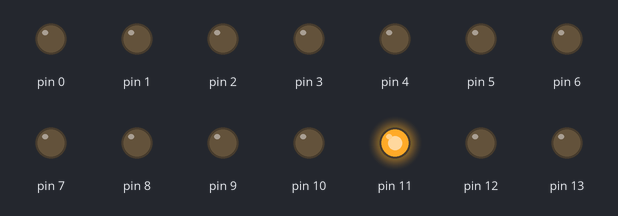
A sketch run on a simulated Arduino Uno, built with avr-gcc and run on an emulated ATmega328P. On the bench: output pins drawn as LEDs (lit = HIGH).

Above: at 0.2 s.
At 1.2 s:
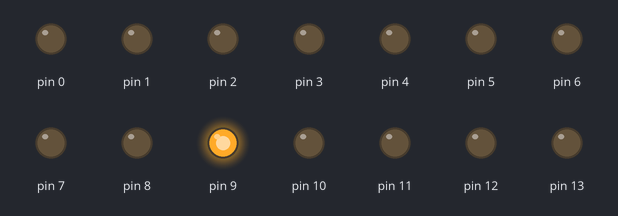
At 1.7 s:
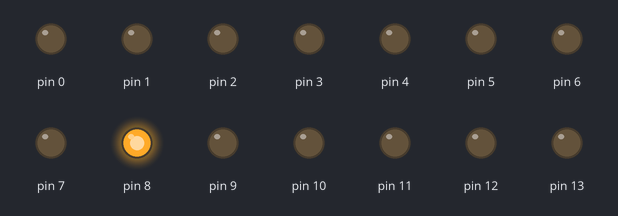
At 2.2 s:
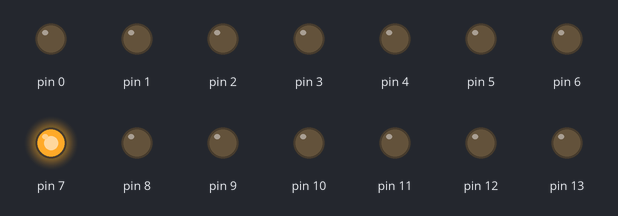
At 3.2 s:
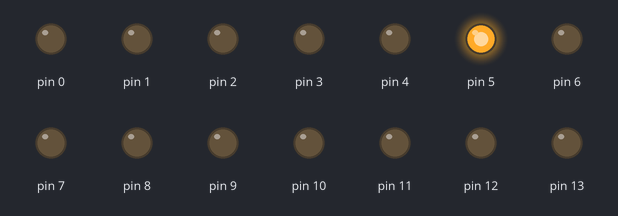
At 4.7 s:
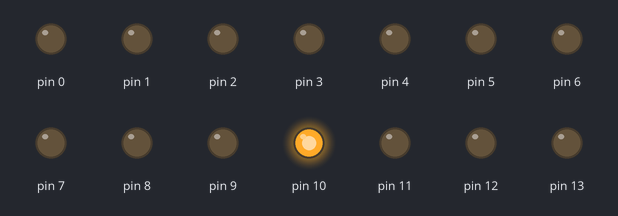
Timing chart, 0 to 5.2 s (numbered marks = the images above):
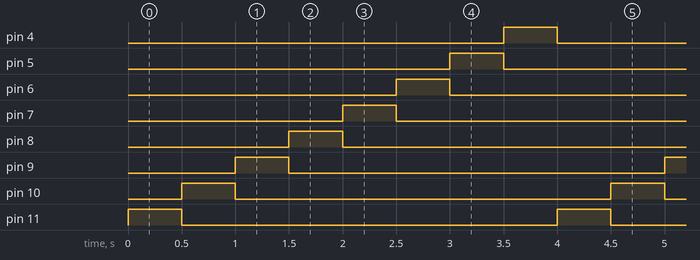

Measured:
- by itself, pin 4–11: alternates HIGH for 0.50 s and LOW for 3.5 s
- by itself, everything shown: repeats every 4.0 s, in 9 steps

The sketch:

lab1-1.ino
```cpp
void setup()
{

  DDRD = 0b11111111;
  DDRB = 0b11111111;

}

void loop()
{
  for(int i=0;i<4;i++)
  {
    PORTB = 0b00001000 >> i;
    delay (500);
  }
  PORTB=0b00000000;
  for(int i=0;i<4;i++)
  {
    PORTD = 0b10000000 >> i;
    delay (500);
  }
  PORTD=0b00000000;
}
```
